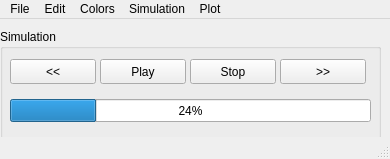
<?xml version="1.0" encoding="UTF-8"?>
<ui version="4.0">
 <class>MainWindow</class>
 <widget class="QMainWindow" name="MainWindow">
  <property name="geometry">
   <rect>
    <x>0</x>
    <y>0</y>
    <width>390</width>
    <height>159</height>
   </rect>
  </property>
  <property name="windowTitle">
   <string>MainWindow</string>
  </property>
  <widget class="QWidget" name="centralwidget">
   <widget class="QGroupBox" name="groupBox">
    <property name="geometry">
     <rect>
      <x>0</x>
      <y>10</y>
      <width>381</width>
      <height>111</height>
     </rect>
    </property>
    <property name="title">
     <string>Simulation</string>
    </property>
    <widget class="QProgressBar" name="progressBar">
     <property name="geometry">
      <rect>
       <x>10</x>
       <y>70</y>
       <width>361</width>
       <height>23</height>
      </rect>
     </property>
     <property name="value">
      <number>24</number>
     </property>
    </widget>
    <widget class="QPushButton" name="nextFrame_button">
     <property name="geometry">
      <rect>
       <x>280</x>
       <y>30</y>
       <width>86</width>
       <height>25</height>
      </rect>
     </property>
     <property name="text">
      <string>&gt;&gt;</string>
     </property>
    </widget>
    <widget class="QPushButton" name="prevFrame_button">
     <property name="geometry">
      <rect>
       <x>10</x>
       <y>30</y>
       <width>86</width>
       <height>25</height>
      </rect>
     </property>
     <property name="text">
      <string>&lt;&lt;</string>
     </property>
    </widget>
    <widget class="QPushButton" name="playPause_button">
     <property name="geometry">
      <rect>
       <x>100</x>
       <y>30</y>
       <width>86</width>
       <height>25</height>
      </rect>
     </property>
     <property name="text">
      <string>Play</string>
     </property>
    </widget>
    <widget class="QPushButton" name="stop_button">
     <property name="geometry">
      <rect>
       <x>190</x>
       <y>30</y>
       <width>86</width>
       <height>25</height>
      </rect>
     </property>
     <property name="text">
      <string>Stop</string>
     </property>
    </widget>
   </widget>
  </widget>
  <widget class="QMenuBar" name="menubar">
   <property name="geometry">
    <rect>
     <x>0</x>
     <y>0</y>
     <width>390</width>
     <height>20</height>
    </rect>
   </property>
   <widget class="QMenu" name="menuFile">
    <property name="title">
     <string>File</string>
    </property>
    <addaction name="actionSave_File"/>
    <addaction name="actionLoad_File"/>
    <addaction name="actionLoad_Data"/>
    <addaction name="separator"/>
   </widget>
   <widget class="QMenu" name="menuEdit">
    <property name="title">
     <string>Edit</string>
    </property>
   </widget>
   <widget class="QMenu" name="menuColors">
    <property name="title">
     <string>Colors</string>
    </property>
   </widget>
   <widget class="QMenu" name="menuSimulation">
    <property name="title">
     <string>Simulation</string>
    </property>
    <addaction name="actionShow_3D_Model"/>
   </widget>
   <widget class="QMenu" name="menuGraph">
    <property name="title">
     <string>Plot</string>
    </property>
    <addaction name="actionShow_Range_Plot"/>
    <addaction name="actionShow_2D_layer_Plot"/>
   </widget>
   <addaction name="menuFile"/>
   <addaction name="menuEdit"/>
   <addaction name="menuColors"/>
   <addaction name="menuSimulation"/>
   <addaction name="menuGraph"/>
  </widget>
  <widget class="QStatusBar" name="statusbar"/>
  <action name="actionSave_File">
   <property name="text">
    <string>Save File</string>
   </property>
  </action>
  <action name="action_omf_file">
   <property name="text">
    <string>.omf file</string>
   </property>
  </action>
  <action name="action_ohf_file">
   <property name="text">
    <string>.ohf file</string>
   </property>
  </action>
  <action name="actionLoad_File">
   <property name="text">
    <string>Load File</string>
   </property>
  </action>
  <action name="actionLoad_Data">
   <property name="text">
    <string>Load Directory</string>
   </property>
  </action>
  <action name="actionShow_3D_Model">
   <property name="text">
    <string>Show 3D Model</string>
   </property>
  </action>
  <action name="actionShow_Range_Plot">
   <property name="text">
    <string>Show Range Plot</string>
   </property>
  </action>
  <action name="actionShow_2D_layer_Plot">
   <property name="text">
    <string>Show 2D layer Plot</string>
   </property>
  </action>
 </widget>
 <resources/>
 <connections/>
</ui>
